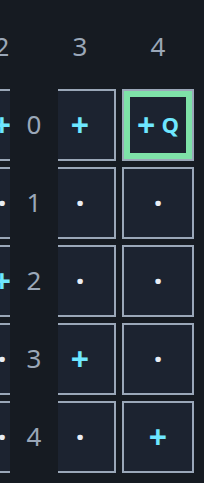
#> input picture leetcode/1001/tests/evidence/board-scroll-en.png, 204 x 483 px; its folder holds 4 pictures in this run
$ python contact_sheet.py
#> lines starting #> are read from the running program, lines starting #| are printed output that depends on the picture
"""Create labeled review sheets from browser screenshots without modifying originals."""
import os
from pathlib import Path
from PIL import Image, ImageDraw
out=Path(os.environ.get('OUTPUT_DIR',Path(__file__).parent/'evidence'))
files=sorted(p for p in out.glob('*.png') if not p.name.startswith('contact-'))
for start in range(0,len(files),6):
    batch=files[start:start+6]
    sheet=Image.new('RGB',(1080,1400),'#ffffff')
#> sheet: PIL image 1080x1400 RGB; every value is 255
    draw=ImageDraw.Draw(sheet)
    for n,p in enumerate(batch):
        x,y=(n%3)*360,(n//3)*700
        draw.text((x+8,y+8),p.name,fill='#000000')
        im=Image.open(p).convert('RGB');im.thumbnail((344,660))
#> further down, im is the input picture: PIL image 204x483 RGB; mean R, G, B 34.6, 43.2, 52.5
        sheet.paste(im,(x+8,y+30))
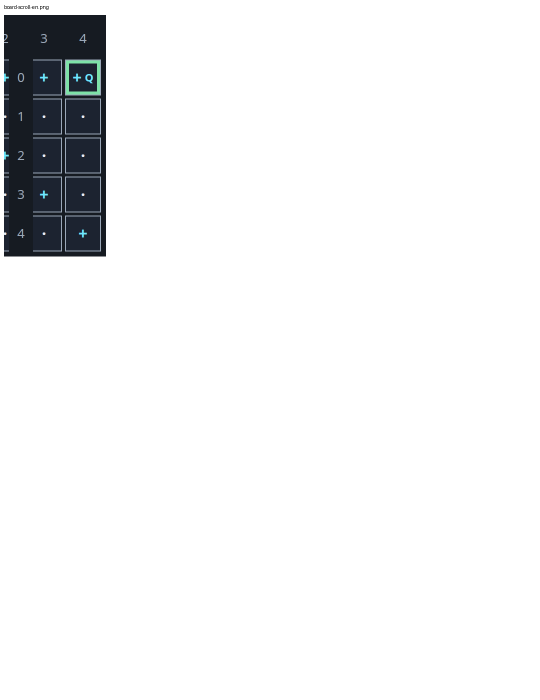
#> sheet: PIL image 1080x1400 RGB (shown at 1/2 size); mean R, G, B 240.6, 241.2, 241.8
    sheet.save(out/f'contact-{start//6+1}.png')
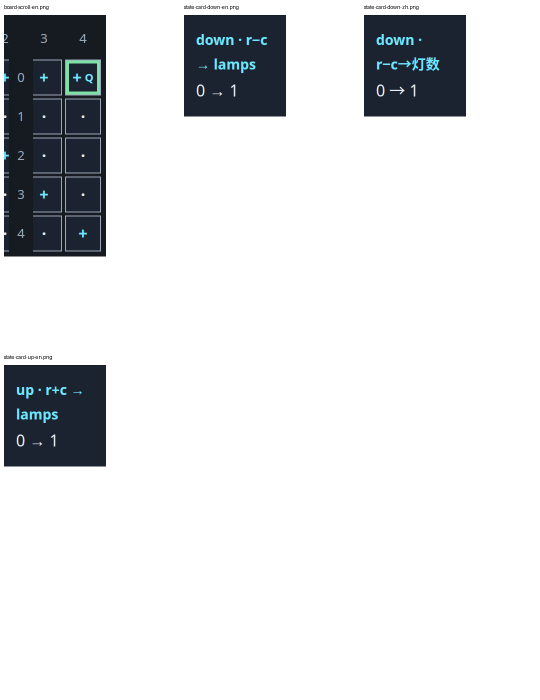
#> saved as contact-1.png: PIL image 1080x1400 RGB (shown at 1/2 size); mean R, G, B 222.2, 223.8, 225.5
print(len(files),'screenshots arranged for visual inspection')

$ run again, on leetcode/1001/tests/evidence/state-zh-320-z2.png
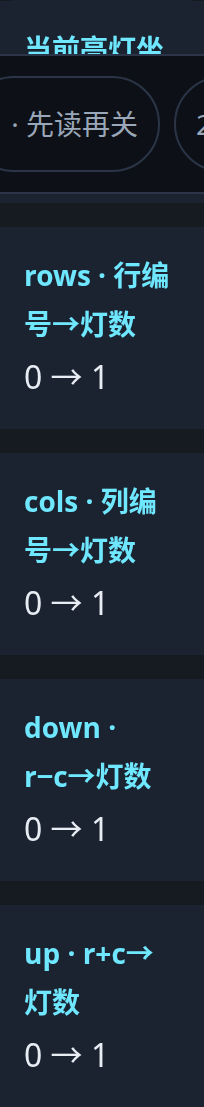
#> input picture leetcode/1001/tests/evidence/state-zh-320-z2.png, 204 x 1107 px
#> im is the input picture: PIL image 204x1107 RGB; mean R, G, B 31, 42.2, 54.3
#> `im.thumbnail((344, 660))`:
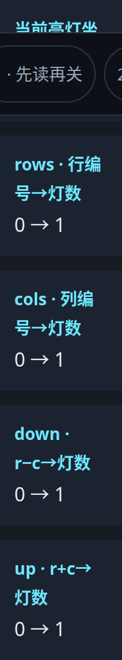
#> im: PIL image 122x660 RGB; mean R, G, B 31, 42.2, 54.2
#> `sheet.paste(im,(x+8,y+30))`:
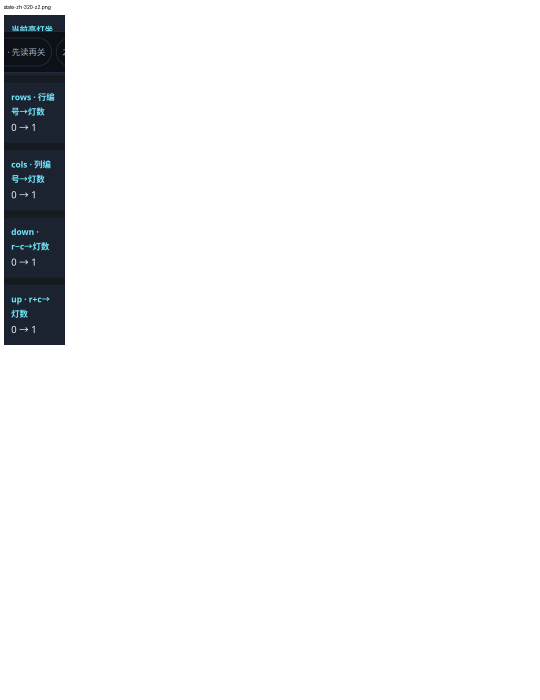
#> sheet: PIL image 1080x1400 RGB (shown at 1/2 size); mean R, G, B 243, 243.6, 244.3

$ run again, on leetcode/1001/tests/evidence/trace-zh-320-z1.png
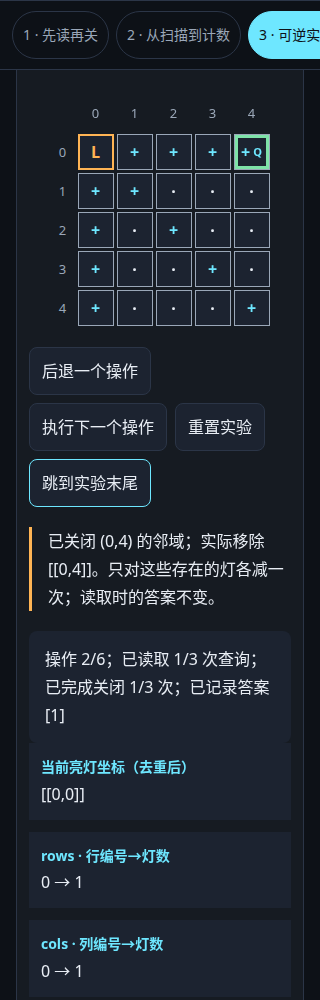
#> input picture leetcode/1001/tests/evidence/trace-zh-320-z1.png, 320 x 1000 px
#> im is the input picture: PIL image 320x1000 RGB; mean R, G, B 31.6, 39.5, 49.2
#> `im.thumbnail((344, 660))`:
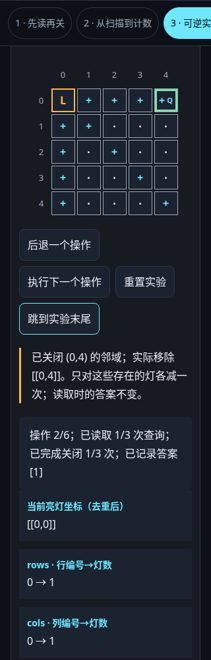
#> im: PIL image 211x660 RGB; mean R, G, B 31.6, 39.5, 49.2
#> `sheet.paste(im,(x+8,y+30))`:
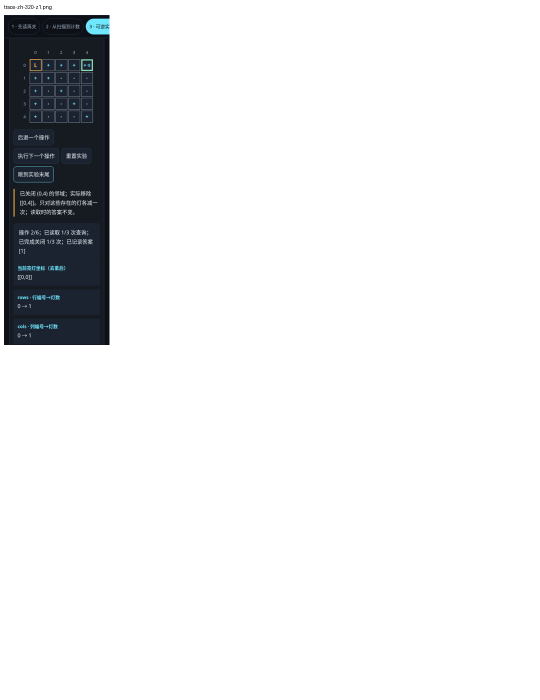
#> sheet: PIL image 1080x1400 RGB (shown at 1/2 size); mean R, G, B 234.4, 235.1, 236

$ run again, on leetcode/1001/tests/evidence/state-card-down-en.png
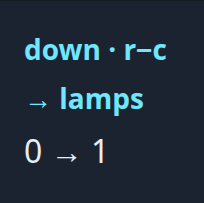
#> input picture leetcode/1001/tests/evidence/state-card-down-en.png, 204 x 203 px
#> im is the input picture: PIL image 204x203 RGB; mean R, G, B 32.9, 45, 58.4
#> `sheet.paste(im,(x+8,y+30))`:
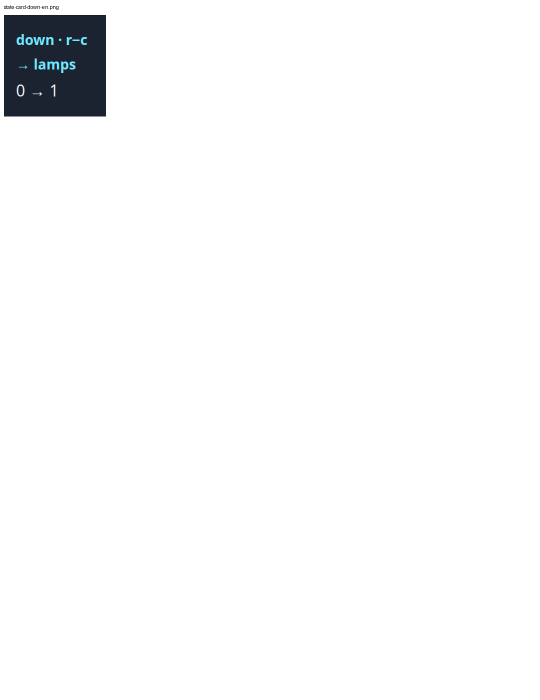
#> sheet: PIL image 1080x1400 RGB (shown at 1/2 size); mean R, G, B 248.9, 249.2, 249.6

$ run again, on leetcode/1001/tests/evidence/state-card-down-zh.png
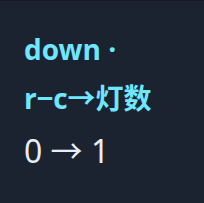
#> input picture leetcode/1001/tests/evidence/state-card-down-zh.png, 204 x 203 px
#> im is the input picture: PIL image 204x203 RGB; mean R, G, B 33.2, 45.2, 58.7
#> `sheet.paste(im,(x+8,y+30))`:
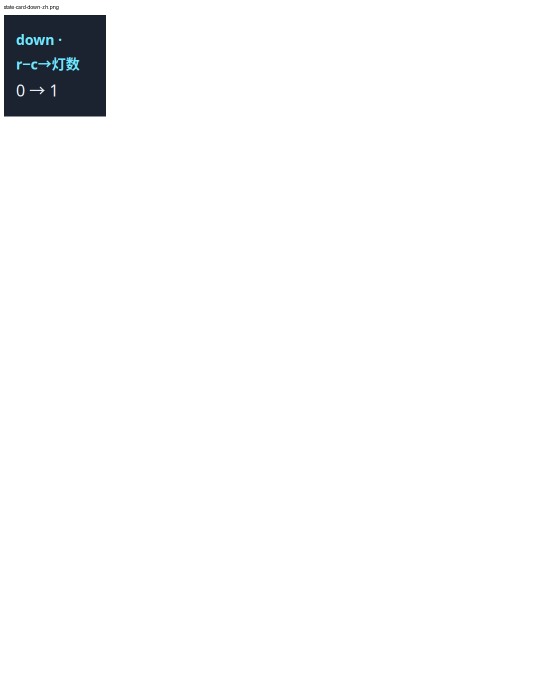
#> sheet: PIL image 1080x1400 RGB (shown at 1/2 size); mean R, G, B 248.9, 249.2, 249.6
